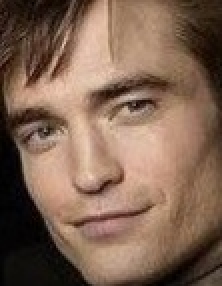
#> input picture cropped/test.jpg, 111 x 143 px, found by its file name (shown 2 times larger)
$ jupyter execute opencv.ipynb
#> lines starting #> are read from the running program, lines starting #| are printed output that depends on the picture
[cell 1]
import cv2 as cv
import numpy as np
import matplotlib.pyplot as plt

[cell 2]
image = cv.imread("test.jpg")
#> image is the input picture: shape (143, 111, 3); mean B, G, R 82.9, 100.7, 128.5
cvt_image=cv.cvtColor(image, cv.COLOR_BGR2RGB)

[cell 3]
image.shape
#> Out = (143, 111, 3)

[cell 4]
plt.imshow(image)

[cell 5]
plt.imshow(cvt_image)

[cell 6]
pt1=(100,100)
pt2=(500,500)
color=(0,255,0)
box_image = cv.rectangle(image, pt1, pt2, color,5)
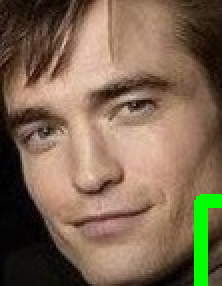
#> box_image: shape (143, 111, 3) (shown 2 times larger); mean B, G, R 81.6, 104.9, 126.3
cvt_boximage=cv.cvtColor(box_image, cv.COLOR_BGR2RGB)

[cell 7]
box_image.shape
#> Out = (143, 111, 3)
